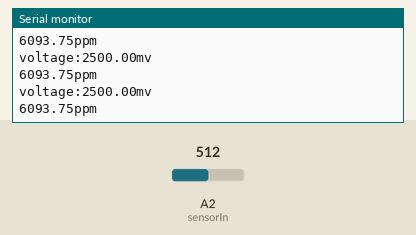
This sketch was run on a simulated Arduino Uno, built with avr-gcc and run on an emulated ATmega328P. Shown: the last lines printed to the serial monitor. The test bench sets the inputs (shaded band); at power-on: A2 (sensorIn) = 512.

Above: at 1.2 s.
1.3 s: A2 (sensorIn) set to 87
At 1.42 s:
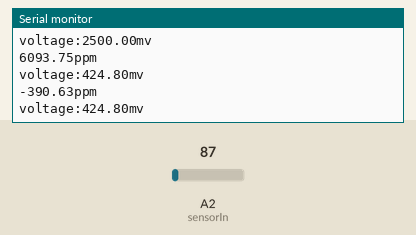
2.8 s: A2 (sensorIn) set to 77
At 2.84 s:
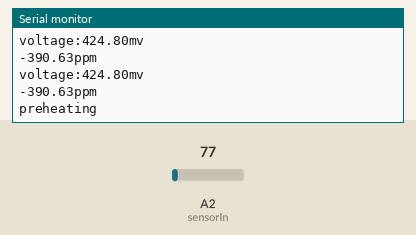

The sketch:

CO2.ino
```cpp
// (licence header left out)
int sensorIn = A2;

void setup(){
  Serial.begin(115200);
  // Set the default voltage of the reference voltage
  analogReference(DEFAULT);
}

void loop(){
  //Read voltage
  int sensorValue = analogRead(sensorIn);

  // The analog signal is converted to a voltage
  float voltage = sensorValue*(5000/1024.0);
  if(voltage == 0)
  {
    Serial.println("Fault");
  }
  else if(voltage < 400)
  {
    Serial.println("preheating");
  }
  else
  {
    int voltage_diference=voltage-550;
    float concentration=voltage_diference*50.0/16.0;
    // Print Voltage
    Serial.print("voltage:");
    Serial.print(voltage);
    Serial.println("mv");
    //Print CO2 concentration
    Serial.print(concentration);
    Serial.println("ppm");
  }
  delay(100);
}
```

Measured:
- the behaviour switches between 82 and 81 on A2 (sensorIn) (found by bisection; images 1 and 2)
- after the input at 1.3 s, the serial monitor: prints a new line at once (image 1)
- after the input at 2.8 s, the serial monitor: prints a new line at once (image 2)
